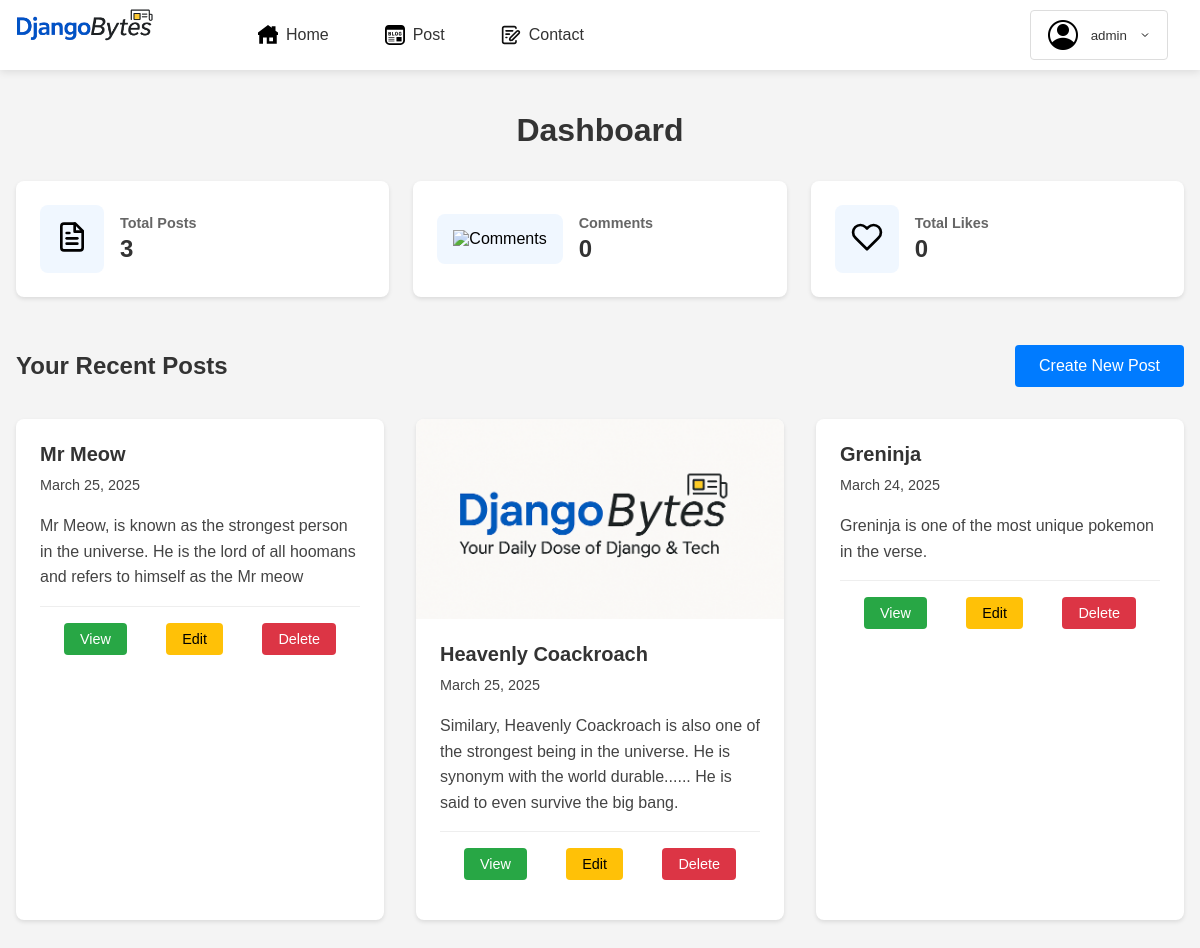
The app's page /dashboard/ (signed in), older data.
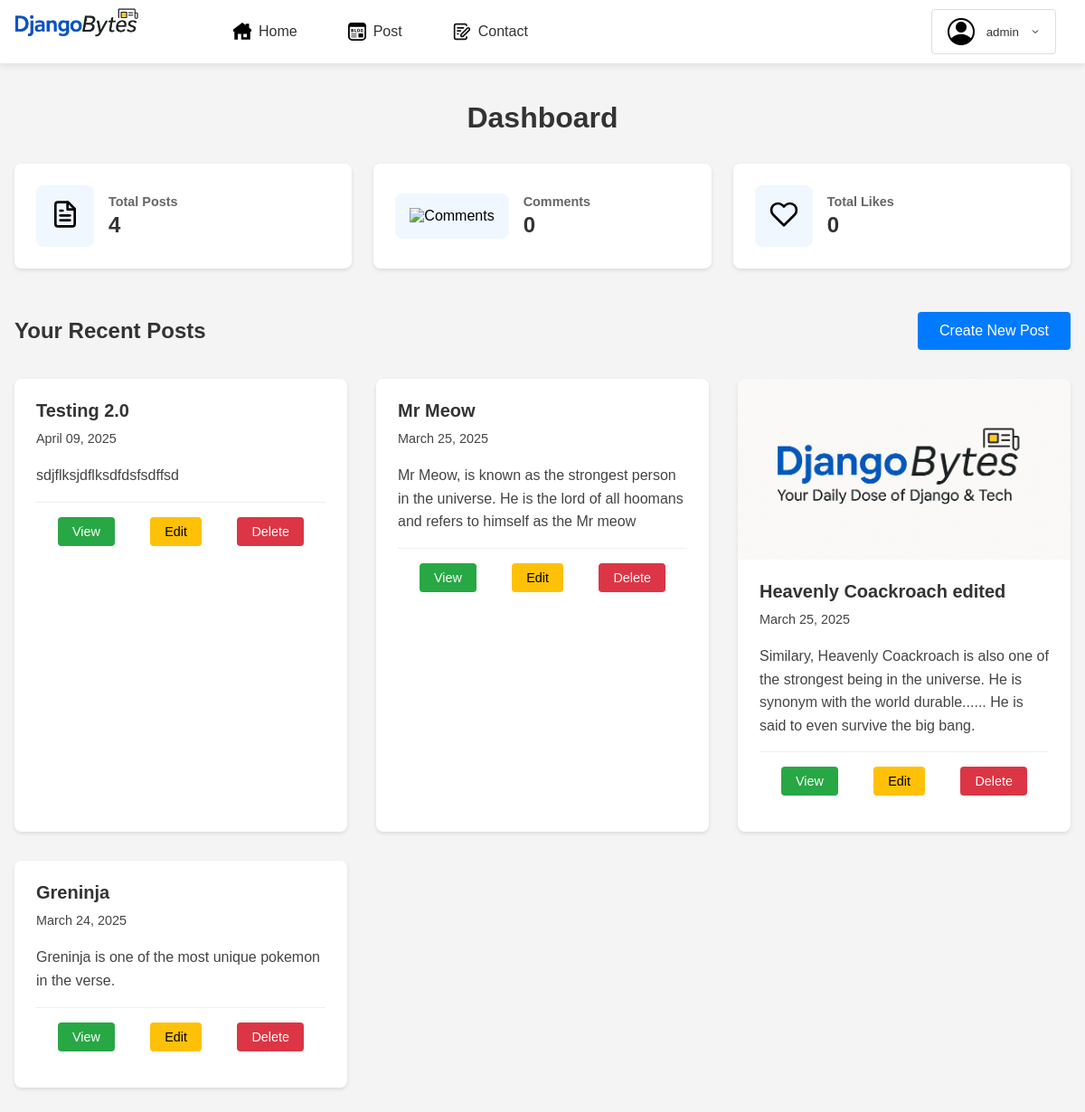
The same page, newer data.
### blog/models.py (models this page shows, shortened)
class Post(models.Model):
    title = models.CharField(max_length=250)
    author = models.ForeignKey(User, on_delete=models.CASCADE)
    content = models.TextField()
    created = models.DateField(auto_now_add=True)
    image = models.ImageField(upload_to='post_images/',blank=True, null=True)
    class Meta:
        ordering = ['-created']

### blog/views.py (the view)
# urls.py: path('dashboard/', dashboard, name='dashboard'),
@login_required
def dashboard(request):
    user_posts = Post.objects.filter(author=request.user)
    total_posts = user_posts.count()
    total_comments = 0  # You can add comment functionality later
    total_likes = 0    # You can add like functionality later
    context = {
        'user_posts': user_posts,
        'total_posts': total_posts,
        'total_comments': total_comments,
        'total_likes': total_likes,
    }
    return render(request, 'dashboard.html', context)

### blog/templates/dashboard.html (shortened to what this page needs)
{% extends 'index.html' %}
{% load static %}
{% block extra_css %}
<link rel="stylesheet" href="{% static 'css/dashboard.css' %}">
{% endblock %}
{% block body %}
<div class="dashboard-container">
    <h1>Dashboard</h1>
    <div class="stats-grid">
        <div class="stat-card">
            <div class="stat-icon">
                <img src="{% static 'images/post.svg' %}" alt="Posts">
            </div>
            <div class="stat-info">
                <h3>Total Posts</h3>
                <p class="stat-number">{{ total_posts }}</p>
            </div>
        </div>
        <div class="stat-card">
            <div class="stat-icon">
                <img src="{% static 'images/comment.svg' %}" alt="Comments">
            </div>
            <div class="stat-info">
                <h3>Comments</h3>
                <p class="stat-number">{{ total_comments }}</p>
            </div>
        </div>
        <div class="stat-card">
            <div class="stat-icon">
                <img src="{% static 'images/like.svg' %}" alt="Likes">
            </div>
            <div class="stat-info">
                <h3>Total Likes</h3>
                <p class="stat-number">{{ total_likes }}</p>
            </div>
        </div>
    </div>
    <div class="recent-posts">
        <div class="section-header">
            <h2>Your Recent Posts</h2>
            <a href="{% url 'create_post' %}" class="new-post-btn">Create New Post</a>
        </div>
        <div class="posts-grid">
            {% for post in user_posts %}
            <div class="post-card">
                {% if post.image %}
                <div class="post-image">
                    <img src="{{ post.image.url }}" alt="{{ post.title }}">
                </div>
                {% endif %}
                <div class="post-content">
                    <h3>{{ post.title }}</h3>
                    <p class="post-date">{{ post.created|date:"F d, Y" }}</p>
                    <p class="post-excerpt">{{ post.content|truncatewords:30 }}</p>
                    <div class="post-actions">
                        <a href="{% url 'post_detail' post.pk %}" class="action-btn view-btn">View</a>
                        <a href="{% url 'update_post' post.pk %}" class="action-btn edit-btn">Edit</a>
                        <a href="{% url 'delete_post' post.pk %}" class="action-btn delete-btn">Delete</a>
                    </div>
                </div>
            </div>
            {% empty %}
            <div class="no-posts">
                <p>You haven't created any posts yet.</p>
                <a href="{% url 'create_post' %}" class="new-post-btn">Create Your First Post</a>
            </div>
            {% endfor %}
        </div>
    </div>
</div>
{% endblock %}

Row changes from the older to the newer data that the page shows:
added Post: title "Testing 2.0", created "April 09, 2025", content "sdjflksjdflksdfdsfsdffsd"
changed Post: title "Heavenly Coackroach" → "Heavenly Coackroach edited"
Text that changed along with them:
{{ total_posts }}: "3" → "4"
